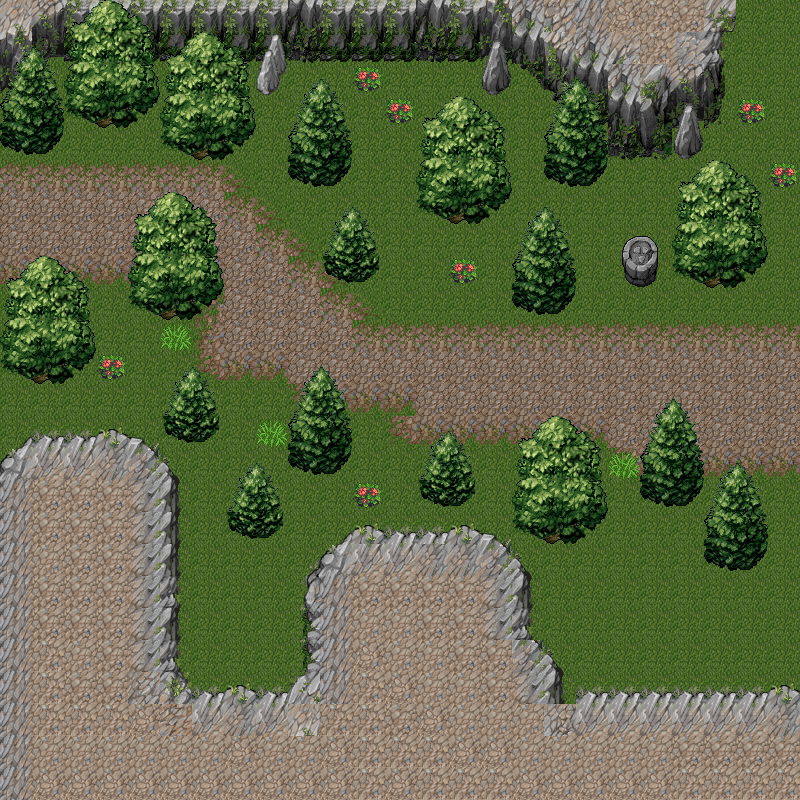

A level layout from a 2D game, rendered from its tile map. Below: a short description, then the map file with tile-grid data replaced by summaries:
An orthogonal 25x25 tile map with 32x32 px tiles, 3 tile layers (Ground, Terrain, Trees).

<map version="1.0" orientation="orthogonal" renderorder="right-down" width="25" height="25" tilewidth="32" tileheight="32">
 <tileset firstgid="1" name="Valley" tilewidth="32" tileheight="32">
  <image source="../mountain_landscape_23.png" width="512" height="512" />
 </tileset>
 <layer name="Ground" width="25" height="25">
  <data>[625 cells, 625 non-empty, 8 distinct tile ids]</data>
 </layer>
 <layer name="Terrain" width="25" height="25">
  <data>[625 cells, 250 non-empty, 54 distinct tile ids]</data>
 </layer>
 <layer name="Trees" width="25" height="25">
  <data>[625 cells, 184 non-empty, 36 distinct tile ids]</data>
 </layer>
</map>
